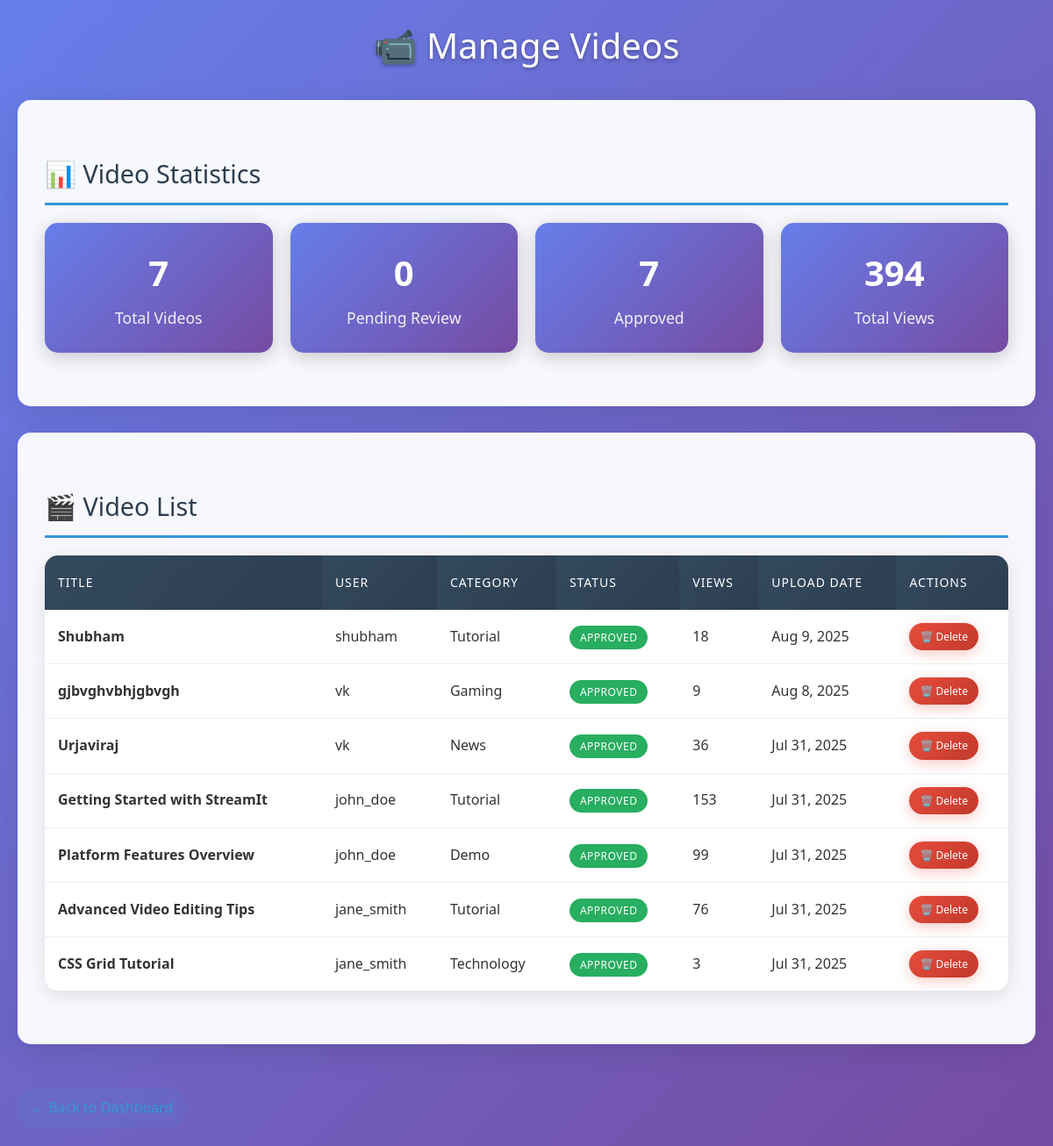
The app's page /admin/videos.php (signed in) with its own data.
### tables this page shows
CREATE TABLE `videos` (
  `id` int(11) NOT NULL,
  `user_id` int(11) NOT NULL,
  `title` varchar(200) NOT NULL,
  `description` text DEFAULT NULL,
  `filename` varchar(255) NOT NULL,
  `original_filename` varchar(255) DEFAULT NULL,
  `thumbnail` varchar(255) DEFAULT NULL,
  `duration` int(11) DEFAULT 0,
  `file_size` bigint(20) DEFAULT 0,
  `video_format` varchar(20) DEFAULT NULL,
  `category_id` int(11) NOT NULL,
  `status` enum('pending','approved','rejected','processing') DEFAULT 'pending',
  `views` int(11) DEFAULT 0,
  `likes` int(11) DEFAULT 0,
  `dislikes` int(11) DEFAULT 0,
  `is_featured` tinyint(1) DEFAULT 0,
  `is_private` tinyint(1) DEFAULT 0,
  `upload_date` timestamp NOT NULL DEFAULT current_timestamp(),
  `approved_date` timestamp NULL DEFAULT NULL,
  `updated_at` timestamp NOT NULL DEFAULT current_timestamp() ON UPDATE current_timestamp()
);

CREATE TABLE `users` (
  `id` int(11) NOT NULL,
  `username` varchar(50) NOT NULL,
  `email` varchar(100) NOT NULL,
  `password` varchar(255) NOT NULL,
  `first_name` varchar(50) DEFAULT NULL,
  `last_name` varchar(50) DEFAULT NULL,
  `profile_image` varchar(255) DEFAULT NULL,
  `is_active` tinyint(1) DEFAULT 1,
  `email_verified` tinyint(1) DEFAULT 0,
  `created_at` timestamp NOT NULL DEFAULT current_timestamp(),
  `updated_at` timestamp NOT NULL DEFAULT current_timestamp() ON UPDATE current_timestamp()
);

CREATE TABLE `categories` (
  `id` int(11) NOT NULL,
  `name` varchar(50) NOT NULL,
  `description` text DEFAULT NULL,
  `slug` varchar(60) NOT NULL,
  `is_active` tinyint(1) DEFAULT 1,
  `created_at` timestamp NOT NULL DEFAULT current_timestamp(),
  `updated_at` timestamp NOT NULL DEFAULT current_timestamp() ON UPDATE current_timestamp()
);

### admin/videos.php (the view, shortened to what this page needs)
<?php
require_once '../includes/config.php';
$videos = $pdo->query("
    SELECT v.*, u.username, c.name as category_name
    FROM videos v
    JOIN users u ON v.user_id = u.id
    LEFT JOIN categories c ON v.category_id = c.id
    ORDER BY v.upload_date DESC
")->fetchAll(PDO::FETCH_ASSOC);
$pendingCount = count(array_filter($videos, function($v) { return $v['status'] == 'pending'; }));
$approvedCount = count(array_filter($videos, function($v) { return $v['status'] == 'approved'; }));
?>
<!DOCTYPE html>
<html lang="en">
<head>
    <link rel="stylesheet" href="../css/stylwadmin.css">
</head>
<body>
    <div class="container">
        <h1>📹 Manage Videos</h1>
        <div class="card">
            <h2>📊 Video Statistics</h2>
            <div class="stats-grid">
                <div class="stat-card">
                    <span class="stat-number"><?= count($videos) ?></span>
                    <span class="stat-label">Total Videos</span>
                </div>
                <div class="stat-card">
                    <span class="stat-number"><?= $pendingCount ?></span>
                    <span class="stat-label">Pending Review</span>
                </div>
                <div class="stat-card">
                    <span class="stat-number"><?= $approvedCount ?></span>
                    <span class="stat-label">Approved</span>
                </div>
                <div class="stat-card">
                    <span class="stat-number"><?= array_sum(array_column($videos, 'views')) ?></span>
                    <span class="stat-label">Total Views</span>
                </div>
            </div>
        </div>
        <div class="card">
            <h2>🎬 Video List</h2>
            <?php if (empty($videos)): ?>
                <p style="text-align: center; color: #7f8c8d; padding: 20px;">No videos uploaded yet.</p>
            <?php else: ?>
                <table>
                    <thead>
                        <tr>
                            <th>Title</th>
                            <th>User</th>
                            <th>Category</th>
                            <th>Status</th>
                            <th>Views</th>
                            <th>Upload Date</th>
                            <th>Actions</th>
                        </tr>
                    </thead>
                    <tbody>
                        <?php foreach ($videos as $video): ?>
                        <tr>
                            <td><strong><?= htmlspecialchars($video['title']) ?></strong></td>
                            <td><?= htmlspecialchars($video['username']) ?></td>
                            <td><?= htmlspecialchars($video['category_name'] ?: 'Uncategorized') ?></td>
                            <td>
                                <span class="status-badge status-<?= $video['status'] ?>">
                                    <?= ucfirst($video['status']) ?>
                                </span>
                            </td>
                            <td><?= number_format($video['views']) ?></td>
                            <td><?= date('M j, Y', strtotime($video['upload_date'])) ?></td>
                            <td>
                                <?php if ($video['status'] == 'pending'): ?>
                                    <a href="?action=approve&id=<?= $video['id'] ?>"
                                       class="btn btn-success"
                                       style="padding: 6px 12px; font-size: 12px; margin-right: 5px;">
                                       ✅ Approve
                                    </a>
                                    <a href="?action=reject&id=<?= $video['id'] ?>"
                                       class="btn btn-danger"
                                       style="padding: 6px 12px; font-size: 12px;"
                                       onclick="return confirm('Are you sure you want to delete this video?')">
                                       ❌ Reject
                                    </a>
                                <?php else: ?>
                                    <a href="?action=reject&id=<?= $video['id'] ?>"
                                       class="btn btn-danger"
                                       style="padding: 6px 12px; font-size: 12px;"
                                       onclick="return confirm('Are you sure you want to delete this video?')">
                                       🗑️ Delete
                                    </a>
                                <?php endif; ?>
                            </td>
                        </tr>
                        <?php endforeach; ?>
                    </tbody>
                </table>
            <?php endif; ?>
        </div>
        <a href="index.php" class="back-link">← Back to Dashboard</a>
    </div>
</body>
</html>

### css/stylwadmin.css (style rules this page uses)
* { margin: 0; padding: 0; box-sizing: border-box; }
body { font-family: 'Segoe UI', Tahoma, Geneva, Verdana, sans-serif; background: linear-gradient(135deg, #667eea 0%, #764ba2 100%); min-height: 100vh; color: #333; line-height: 1.6; }
.container { max-width: 1200px; margin: 0 auto; padding: 20px; }
h1 { color: #fff; text-align: center; margin-bottom: 30px; font-size: 2.5rem; font-weight: 300; text-shadow: 0 2px 4px rgba(0,0,0,0.3); }
h2 { color: #2c3e50; margin: 30px 0 20px 0; font-size: 1.8rem; font-weight: 400; border-bottom: 3px solid #3498db; padding-bottom: 10px; }
.card { background: rgba(255, 255, 255, 0.95); backdrop-filter: blur(10px); border-radius: 15px; padding: 30px; margin-bottom: 30px; box-shadow: 0 8px 32px rgba(0, 0, 0, 0.1); border: 1px solid rgba(255, 255, 255, 0.2); transition: transform 0.3s ease, box-shadow 0.3s ease; }
.stats-grid { display: grid; grid-template-columns: repeat(auto-fit, minmax(250px, 1fr)); gap: 20px; margin-bottom: 30px; }
.stat-card { background: linear-gradient(135deg, #667eea 0%, #764ba2 100%); color: white; padding: 25px; border-radius: 15px; text-align: center; box-shadow: 0 5px 20px rgba(0, 0, 0, 0.2); transition: transform 0.3s ease; }
.stat-number { font-size: 2.5rem; font-weight: bold; display: block; margin-bottom: 5px; }
.stat-label { font-size: 1.1rem; opacity: 0.9; }
button, .btn { background: linear-gradient(135deg, #3498db, #2980b9); color: white; padding: 12px 25px; border: none; border-radius: 25px; font-size: 16px; font-weight: 500; cursor: pointer; text-decoration: none; display: inline-block; transition: all 0.3s ease; box-shadow: 0 4px 15px rgba(52, 152, 219, 0.3); }
.btn-danger { background: linear-gradient(135deg, #e74c3c, #c0392b); box-shadow: 0 4px 15px rgba(231, 76, 60, 0.3); }
table { width: 100%; background: white; border-radius: 15px; overflow: hidden; box-shadow: 0 5px 20px rgba(0, 0, 0, 0.1); border-collapse: collapse; margin-bottom: 30px; }
th { background: linear-gradient(135deg, #34495e, #2c3e50); color: white; padding: 20px 15px; text-align: left; font-weight: 500; font-size: 14px; text-transform: uppercase; letter-spacing: 1px; }
td { padding: 15px; border-bottom: 1px solid #ecf0f1; vertical-align: middle; }
tr:last-child td { border-bottom: none; }
.back-link { display: inline-block; color: #3498db; text-decoration: none; margin-top: 20px; padding: 10px 15px; background: rgba(52, 152, 219, 0.1); border-radius: 20px; transition: all 0.3s ease; }
.status-badge { padding: 5px 12px; border-radius: 15px; font-size: 12px; font-weight: 500; text-transform: uppercase; letter-spacing: 0.5px; }
.status-approved { background: #27ae60; color: white; }
.card, .login-form { animation: fadeInUp 0.6s ease-out; }

### records on screen
videos: title "Shubham", user.username "shubham", category.name "Tutorial", status "APPROVED", views "18", upload_date "Aug 9, 2025"
videos: title "gjbvghvbhjgbvgh", user.username "vk", category.name "Gaming", status "APPROVED", views "9", upload_date "Aug 8, 2025"
videos: title "Urjaviraj", user.username "vk", category.name "News", status "APPROVED", views "36", upload_date "Jul 31, 2025"
videos: title "Getting Started with StreamIt", user.username "john_doe", category.name "Tutorial", status "APPROVED", views "153", upload_date "Jul 31, 2025"
videos: title "Platform Features Overview", user.username "john_doe", category.name "Demo", status "APPROVED", views "99", upload_date "Jul 31, 2025"
videos: title "Advanced Video Editing Tips", user.username "jane_smith", category.name "Tutorial", status "APPROVED", views "76", upload_date "Jul 31, 2025"
videos: title "CSS Grid Tutorial", user.username "jane_smith", category.name "Technology", status "APPROVED", views "3", upload_date "Jul 31, 2025"

### other values on screen
count($videos) "7"
$pendingCount "0"
$approvedCount "7"
array_sum(array_column($videos, 'views')) "394"
